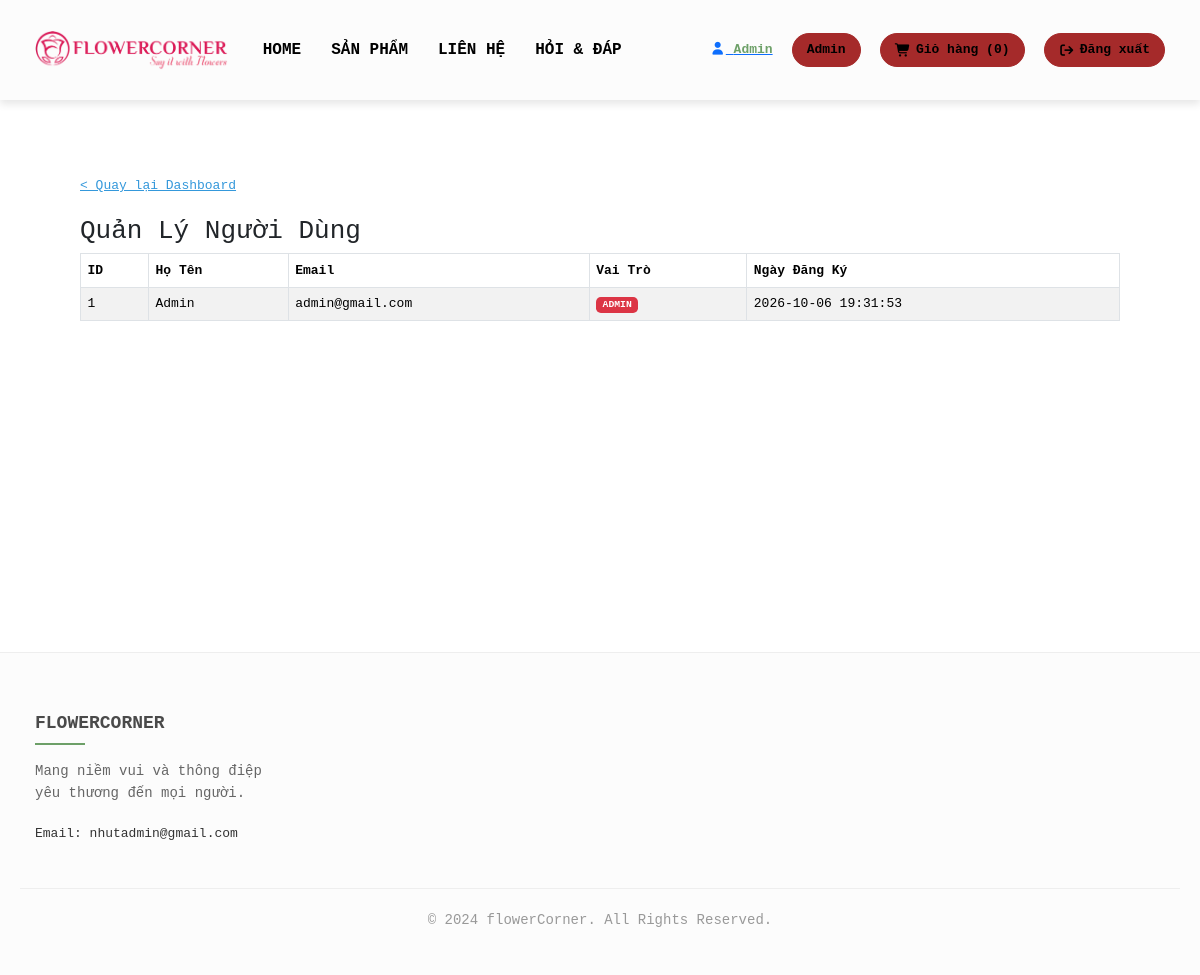
The app's page /index.php?act=admin&page=users (signed in) with its own data.
### tables this page shows
CREATE TABLE IF NOT EXISTS users (
    id INT AUTO_INCREMENT PRIMARY KEY,
    name VARCHAR(100) NOT NULL,
    email VARCHAR(150) NOT NULL UNIQUE,
    password VARCHAR(255) NOT NULL,
    role ENUM('user', 'admin') DEFAULT 'user',
    created_at TIMESTAMP DEFAULT CURRENT_TIMESTAMP
);

### app/Controllers/Backend/AdminController.php (called while the page is built, shortened)
<?php
class AdminController extends BaseController {
    public function users() {
        $userModel = new \App\Models\User();
        $users = $userModel->getAll();
        $this->view('Backend/admin/users/index', [
            'users' => $users
        ]);
    }
}

### app/Models/Database.php (called while the page is built, shortened)
<?php
class Database {
    private $host = "localhost";
    private $db_name = "newphp1";
    private $username = "root";
    private $password = "";
    public $conn;
    private static $instance = null;
    private function __construct() {
        try {
            $this->conn = new PDO("mysql:host=" . $this->host . ";dbname=" . $this->db_name . ";charset=utf8", $this->username, $this->password);
            $this->conn->setAttribute(PDO::ATTR_ERRMODE, PDO::ERRMODE_EXCEPTION);
        } catch(PDOException $exception) {
            echo "Connection error: " . $exception->getMessage();
        }
    }
    public static function getInstance() {
        if (!self::$instance) {
            self::$instance = new Database();
        }
        return self::$instance;
    }
    public function loadAllRows($sql, $params = []) {
        $stmt = $this->conn->prepare($sql);
        $stmt->execute($params);
        return $stmt->fetchAll(PDO::FETCH_ASSOC);
    }
}

### app/Models/BaseModel.php (called while the page is built, shortened)
<?php
abstract class BaseModel {
    protected $db;
    protected $tableName;
    public function __construct() {
        $this->db = Database::getInstance();
    }
    public function getAll() {
        $sql = "SELECT * FROM {$this->tableName}";
        return $this->db->loadAllRows($sql);
    }
}

### app/Views/Backend/admin/users/index.php (the view, shortened to what this page needs)
<?php include __DIR__ . '/../../layouts/header.php'; ?>
<div class="container" style="padding: 50px;">
    <a href="index.php?act=admin" class="back-link" style="display: block; margin-bottom: 20px; color: #3498db;">&lt; Quay lại Dashboard</a>
    <h2>Quản Lý Người Dùng</h2>
        <table class="table table-bordered table-striped">
            <thead>
                <tr>
                    <th>ID</th>
                    <th>Họ Tên</th>
                    <th>Email</th>
                    <th>Vai Trò</th>
                    <th>Ngày Đăng Ký</th>
                </tr>
            </thead>
            <tbody>
                <?php foreach ($users as $u): ?>
                <tr>
                    <td><?php echo $u['id']; ?></td>
                    <td><?php echo htmlspecialchars($u['name']); ?></td>
                    <td><?php echo htmlspecialchars($u['email']); ?></td>
                    <td>
                        <span class="badge <?php echo $u['role'] === 'admin' ? 'bg-danger' : 'bg-primary'; ?>">
                            <?php echo strtoupper($u['role']); ?>
                        </span>
                    </td>
                    <td><?php echo $u['created_at']; ?></td>
                </tr>
                <?php endforeach; ?>
            </tbody>
        </table>
</div>
<?php include __DIR__ . '/../../layouts/footer.php'; ?>

### css/style.css (style rules this page uses)
* { box-sizing: border-box; margin: 0; padding: 0; font-family: monospace; }
body { background-color: hsl(0, 0%, 100%); color: #333; }
.container { width: 1014px; margin: 2rem auto; min-height: 500px; }

### records on screen
users: id "1", name "Admin", email "admin@gmail.com", role "ADMIN", created_at "2026-10-06 19:31:53"

### other values on screen
$_SESSION['user_name'] "Admin"
